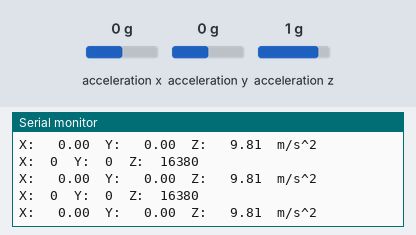
Simulated run of this sketch. Board: Arduino Uno, built with avr-gcc and run on an emulated ATmega328P. Parts: the last lines printed to the serial monitor. The test bench sets the inputs (shaded band); at power-on: acceleration x 0 g, acceleration y 0 g, acceleration z 1 g.

Above: at 1.2 s.
1.3 s: acceleration x set to -1.4 g
At 1.87 s:
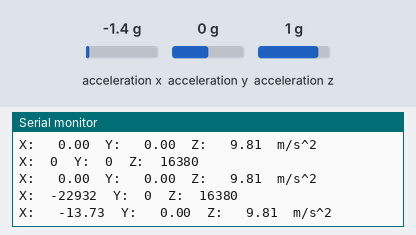
2.8 s: acceleration y set to -1.4 g
At 2.88 s:
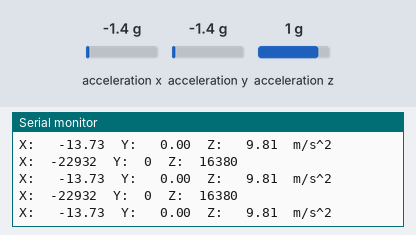
4.3 s: acceleration z set to -1.4 g
At 4.39 s:
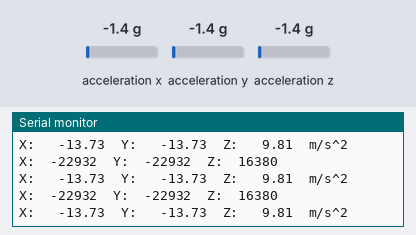

Measured:
- after the input at 1.3 s, the serial monitor: prints a new line after 0.25 s (image 1)

The sketch:

accel-demo.ino
```cpp
/*
===Adafruit MMA8451 accelerometer demo===

---DESCRIPTION---
Obtains data from MMA8451 and outputs both raw reading and processed acceleration.

---COMPONENTS---
Adafruit MMA8451
Arduino UNO

---LAYOUT---
Arduino     MMA8451
5V          Vin
GND         GND
A4          SDA
A5          SCL

---REFERENCE---
http://www.arduinoprojects.net/sensor-projects/arduino-mma8451-accelerometer.php
*/

#include <Wire.h>
#include "Adafruit_MMA8451.h"
#include <Adafruit_Sensor.h>


Adafruit_MMA8451 mma = Adafruit_MMA8451();

void setup(void) {
  Serial.begin(9600);

  Serial.println("Adafruit MMA8451 test!");


  if (! mma.begin()) {
    Serial.println("Couldnt start");
    while (1);
  }
  Serial.println("MMA8451 found!");

  mma.setRange(MMA8451_RANGE_2_G);

  Serial.print("Range = "); Serial.print(2 << mma.getRange());
  Serial.println("G");

}

void loop() {
  // Read the 'raw' data in 14-bit counts
  mma.read();
  Serial.print("X:\t"); Serial.print(mma.x);
  Serial.print("\tY:\t"); Serial.print(mma.y);
  Serial.print("\tZ:\t"); Serial.print(mma.z);
  Serial.println();

  /* Get a new sensor event */
  sensors_event_t event;
  mma.getEvent(&event);

  /* Display the results (acceleration is measured in m/s^2) */
  Serial.print("X: \t"); Serial.print(event.acceleration.x); Serial.print("\t");
  Serial.print("Y: \t"); Serial.print(event.acceleration.y); Serial.print("\t");
  Serial.print("Z: \t"); Serial.print(event.acceleration.z); Serial.print("\t");
  Serial.println("m/s^2 ");

  delay(500);

}
```
